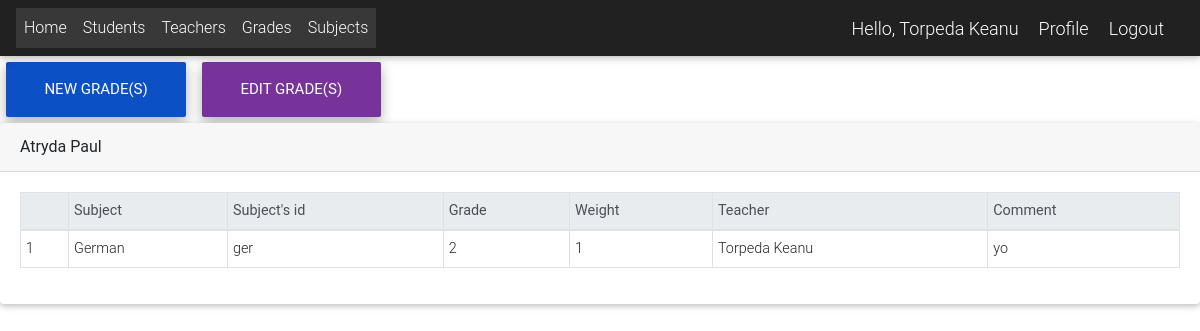
The page /grades_list (signed in) on the database its author committed.
### app/models.py (models this page shows, shortened)
class User(AbstractUser):
    is_student = models.BooleanField(default=False)
    is_teacher = models.BooleanField(default=False)
    is_director = models.BooleanField(default=False)
    phone = models.CharField(max_length=60, blank=True, null=True)
    address = models.CharField(max_length=60, blank=True, null=True)
    email = models.EmailField(blank=True, null=True)
    username_validator = ASCIIUsernameValidator()
    def get_full_name(self):
        full_name = self.username
        if self.first_name and self.last_name:
            full_name = self.last_name + " " + self.first_name
        return full_name

class Student(models.Model):
    user = models.OneToOneField(User, on_delete=models.CASCADE)
    id_number = models.CharField(max_length=20, unique=True)
    students_class = models.CharField(choices=BRANCH, max_length=1, blank=True, null=True)
    year = models.CharField(choices=YEAR, max_length=1, blank=True, null=True)

class Grade(models.Model):
    student = models.ForeignKey(Student, on_delete=models.SET_NULL, null=True)
    teacher = models.ForeignKey(Teacher, on_delete=models.SET_NULL, null=True)
    subject = models.ForeignKey(Subject, on_delete=models.SET_NULL, null=True)
    date = models.DateField(blank=True, null=True)
    grade = models.CharField(choices=GRADE, max_length=1, blank=True)
    weight = models.CharField(choices=WEIGHT, max_length=1, blank=True)
    comment = models.CharField(max_length=200, blank=True)

class Subject(models.Model):
    subjectName = models.CharField(choices=SUBJECTS, max_length=200)
    subjectCode = models.CharField(max_length=200, unique=True)
    teacher = models.ForeignKey(Teacher, on_delete=models.SET_NULL, null=True)
    classroom = models.IntegerField(unique=False, null=True)
    description = models.TextField(max_length=200, blank=True)
    day = models.CharField(choices=DAY, max_length=200)
    number = models.CharField(choices=NUMBER, max_length=200)
    session = models.ForeignKey(Session, on_delete=models.SET_NULL, null=True)
    semester = models.CharField(choices=SEMESTER, max_length=200)
    branch = models.CharField(choices=BRANCH, max_length=1, blank=True, null=True)
    year = models.CharField(choices=YEAR, max_length=1, blank=True, null=True)

class Teacher(models.Model):
    user = models.OneToOneField(User, on_delete=models.CASCADE)

### app/views.py (the view)
# urls.py: path("grades_list", GradeListView.as_view(), name="grades_list"),
class GradeListView(View):
    def get(self, request, *args, **kwargs):
        grades = Grade.objects.all()
        if request.user.is_director or request.user.is_superuser:
            grades = Grade.objects.all()
        elif request.user.is_teacher:
            grades = Grade.objects.filter(teacher=request.user.teacher)
        elif request.user.is_student:
            grades = Grade.objects.filter(student=request.user.student)
        bulk = {}
        for grade in grades:
            subjects = []
            for subject in grades:
                if subject.student == grade.student:
                    subjects.append(subject)
            bulk[grade.student.id] = {
                "student": grade.student,
                "subjects": subjects,
            }
        context = {"results": bulk}
        return render(request, "grades/grades_list.html", context)

### templates/grades/grades_list.html
{% extends 'Links.html' %}
{% block content %}
    {% block fullcard %}
        {% if request.user.is_teacher or request.user.is_superuser %}
            {% if request.user.is_teacher %}
                <a href="{% url 'add_grade' %}" class="btn btn-primary btn-lg active" role="button" aria-pressed="true">New
                    grade(s)</a>
                <a href="{% url 'edit_grades' %}" class="btn btn-secondary btn-lg active" role="button"
                   aria-pressed="true">Edit grade(s)</a>
            {% endif %}
        {% endif %}
        {% for key, result in results.items %}
            <div class="card">
                <div class="card-header">
                    {{ result.student.user.get_full_name }}
                </div>
                <div class="card-body">
                    <table class="table table-bordered table-sm">
                        <thead class="thead-light">
                        <tr>
                            <th></th>
                            <th>Subject</th>
                            <th>Subject's id</th>
                            <th>Grade</th>
                            <th>Weight</th>
                            <th>Teacher</th>
                            <th>Comment</th>
                        </tr>
                        </thead>
                        <tbody>
                        {% for subject in result.subjects %}
                            <tr>
                                <td>{{ forloop.counter }}</td>
                                <td>{{ subject.subject.subjectName }}</td>
                                <td>{{ subject.subject.subjectCode }}</td>
                                <td>{{ subject.grade }}</td>
                                <td>{{ subject.weight }}</td>
                                <td>{{ subject.teacher.user.get_full_name }}</td>
                                <td>{{ subject.comment }}</td>
                            </tr>
                        {% endfor %}
                        </tbody>
                    </table>
                </div>
            </div>
        {% endfor %}
    {% endblock fullcard %}
{% endblock content %}

### templates/navbar.html (shortened to what this page needs)
{% load static %}
<nav class="navbar navbar-expand-lg navbar-dark bg-dark">
    <div class="collapse navbar-collapse" id="navbarNav">
        {% if request.user.is_authenticated %}
            <ul class="navbar-nav">
                <li class="nav-item active">
                    <a class="nav-link" href="{% url 'home' %}">Home</a>
                </li>
                <li class="nav-item active">
                    <a class="nav-link" href="{% url 'student_list' %}">Students</a>
                </li>
                <li class="nav-item active">
                    <a class="nav-link" href="{% url 'teacher_list' %}">Teachers</a>
                </li>
                <li class="nav-item active">
                    <a class="nav-link" href="{% url 'grades_list' %}">Grades</a>
                </li>
                <li class="nav-item active">
                    <a class="nav-link" href="{% url 'subject_list' %}">Subjects</a>
            </ul>
            </div>
            <span class="greet">Hello, {{ request.user.get_full_name }}</span>
            <span><a class="greet" href="{% url 'profile' %}">Profile</a></span>
            <span><a class="greet" href="{% url 'logout' %}">Logout</a></span>
        {% endif %}
</nav>

### templates/navbar.html (style rules this page uses)
.greet { font-size: 18px; color: #fff; margin-right: 20px; }

### rows shown on the page
User: user.get_full_name "Torpeda Keanu"
Student: student.user.get_full_name "Atryda Paul"
Grade: subject.subjectName "German", subject.subjectCode "ger", grade "2", weight "1", teacher.user.get_full_name "Torpeda Keanu", comment "yo"
